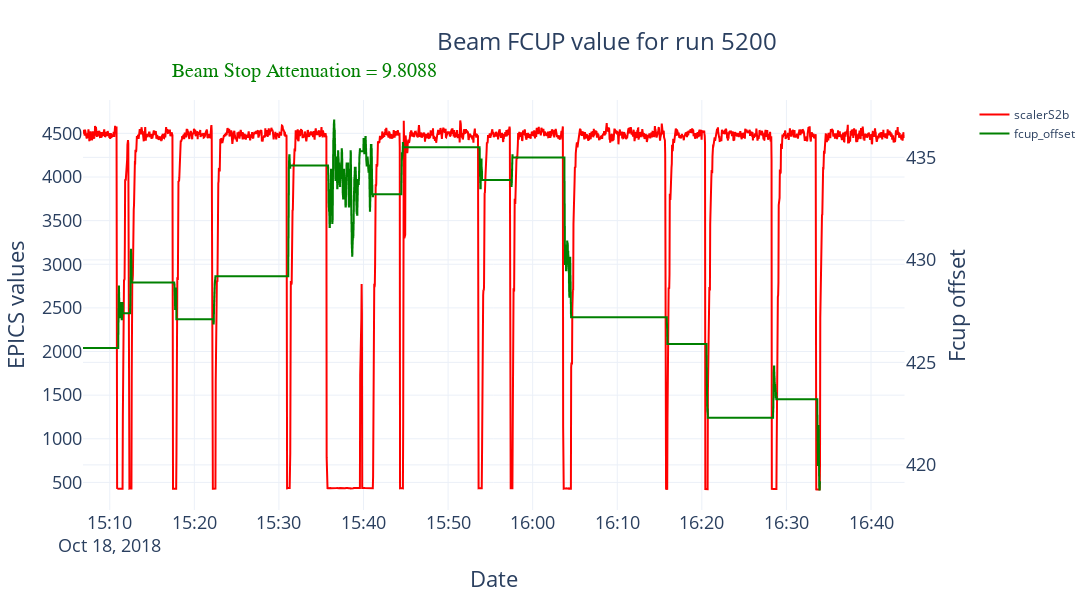

The notebook cell saved with this chart:
### Code cell
fig = make_subplots(specs=[[{"secondary_y": True}]])
fig.update_layout(height=600, width=1200, 
                  title=go.layout.Title(text=f"Beam FCUP value for run {data.All_Runs.iloc[i_run].name}", xanchor="left", x=0.4),
                  titlefont=dict(size=24),)
fig.add_trace(go.Scatter(x=scalerS2b["time"], y=scalerS2b["value"], name="scalerS2b", line=dict(color="red")))
fig.add_trace(go.Scatter(x=fcup_offset.index, y=fcup_offset["value"], name="fcup_offset", line=dict(color="green"), line_shape='hv'), 
              secondary_y=True)
#fig.add_trace(go.Scatter(x=[scalerS2b.iloc[0].time, scalerS2b.iloc[-1].time], 
#                         y=[beam_stop_atten.value.mean(),beam_stop_atten.value.mean()], name="IPM2C24A", line=dict(color="limegreen")),
#                         secondary_y=True)
fig.update_xaxes(title_text="Date", titlefont=dict(size=22), tickfont=dict(size=18))
fig.update_yaxes(title_text="EPICS values", titlefont=dict(size=22), tickfont=dict(size=18))
fig.update_yaxes(title_text="Fcup offset ", titlefont=dict(size=22), tickfont=dict(size=18), secondary_y=True)
fig.add_annotation(x=0.1, y=1.1, xref='paper', yref='paper', text=f"Beam Stop Attenuation = {float(beam_stop_atten.value)}", showarrow=False,
                  font=dict(family="Times New Roman", size=20, color="green"))
fig.show()

### Figure 1 — Plotly figure (JSON) as saved in the notebook; plotly's stock layout.template omitted (floating-point values rounded to 4 significant figures; data arrays with more than 128 entries replaced by an {"elided": "..."} marker saying what was removed)
{"data": [{"line": {"color": "red"}, "name": "scalerS2b", "type": "scatter", "x": {"elided": "2779 str values"}, "y": {"elided": "2779 float values"}}, {"line": {"color": "green", "shape": "hv"}, "name": "fcup_offset", "type": "scatter", "x": {"elided": "469 str values"}, "xaxis": "x", "y": {"elided": "469 float values"}, "yaxis": "y2"}], "layout": {"annotations": [{"font": {"color": "green", "family": "Times New Roman", "size": 20}, "showarrow": false, "text": "Beam Stop Attenuation = 9.8088", "x": 0.1, "xref": "paper", "y": 1.1, "yref": "paper"}], "height": 600, "title": {"font": {"size": 24}, "text": "Beam FCUP value for run 5200", "x": 0.4, "xanchor": "left"}, "width": 1200, "xaxis": {"anchor": "y", "autorange": true, "domain": [0, 0.94], "range": ["2018-10-18 15:06:50.198", "2018-10-18 16:43:57.99"], "tickfont": {"size": 18}, "title": {"font": {"size": 22}, "text": "Date"}, "type": "date"}, "yaxis": {"anchor": "x", "autorange": true, "domain": [0, 1], "range": [183.6, 4882.0], "tickfont": {"size": 18}, "title": {"font": {"size": 22}, "text": "EPICS values"}, "type": "linear"}, "yaxis2": {"anchor": "x", "autorange": true, "overlaying": "y", "range": [417.8, 437.8], "side": "right", "tickfont": {"size": 18}, "title": {"font": {"size": 22}, "text": "Fcup offset "}, "type": "linear"}}}
